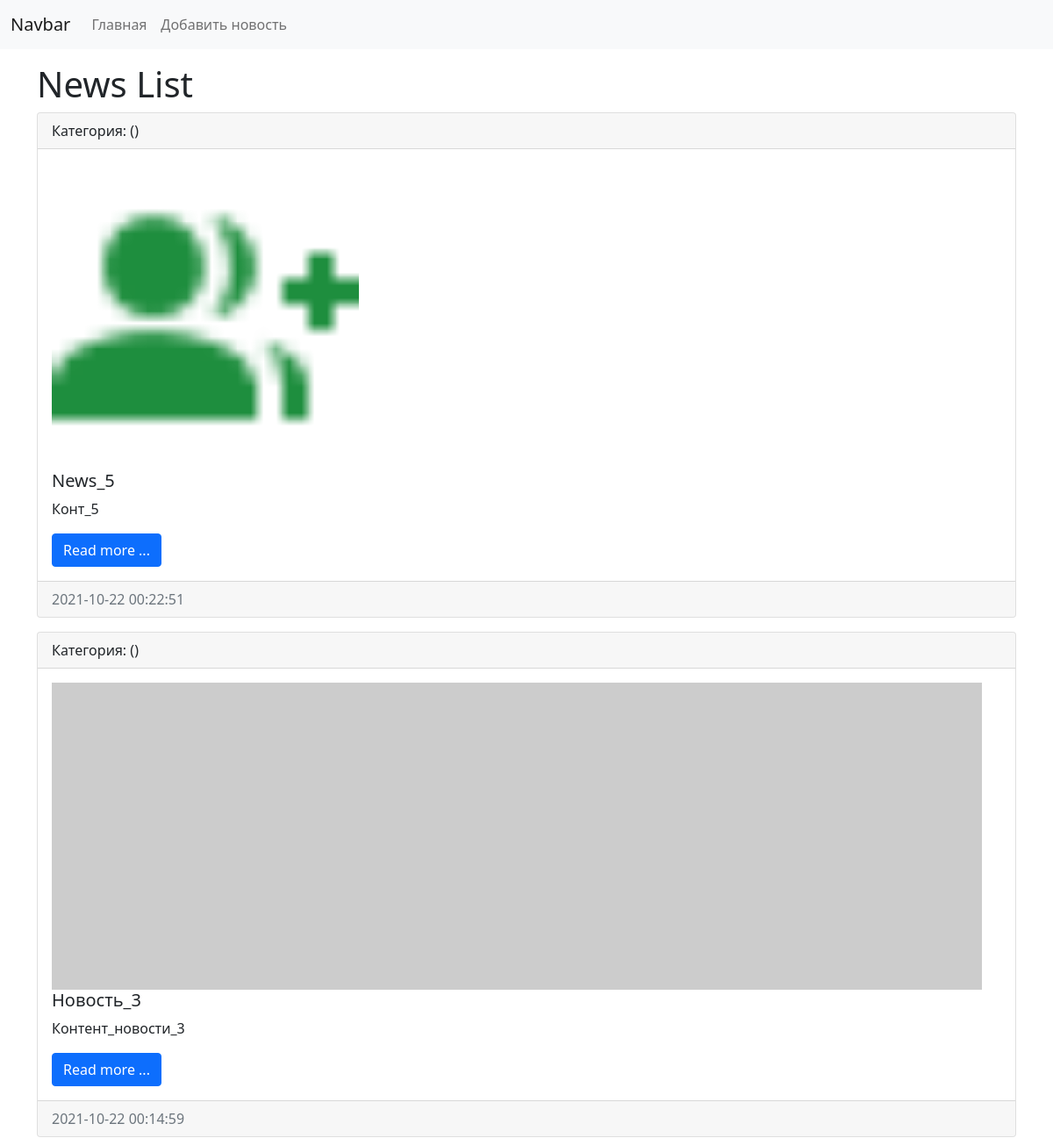
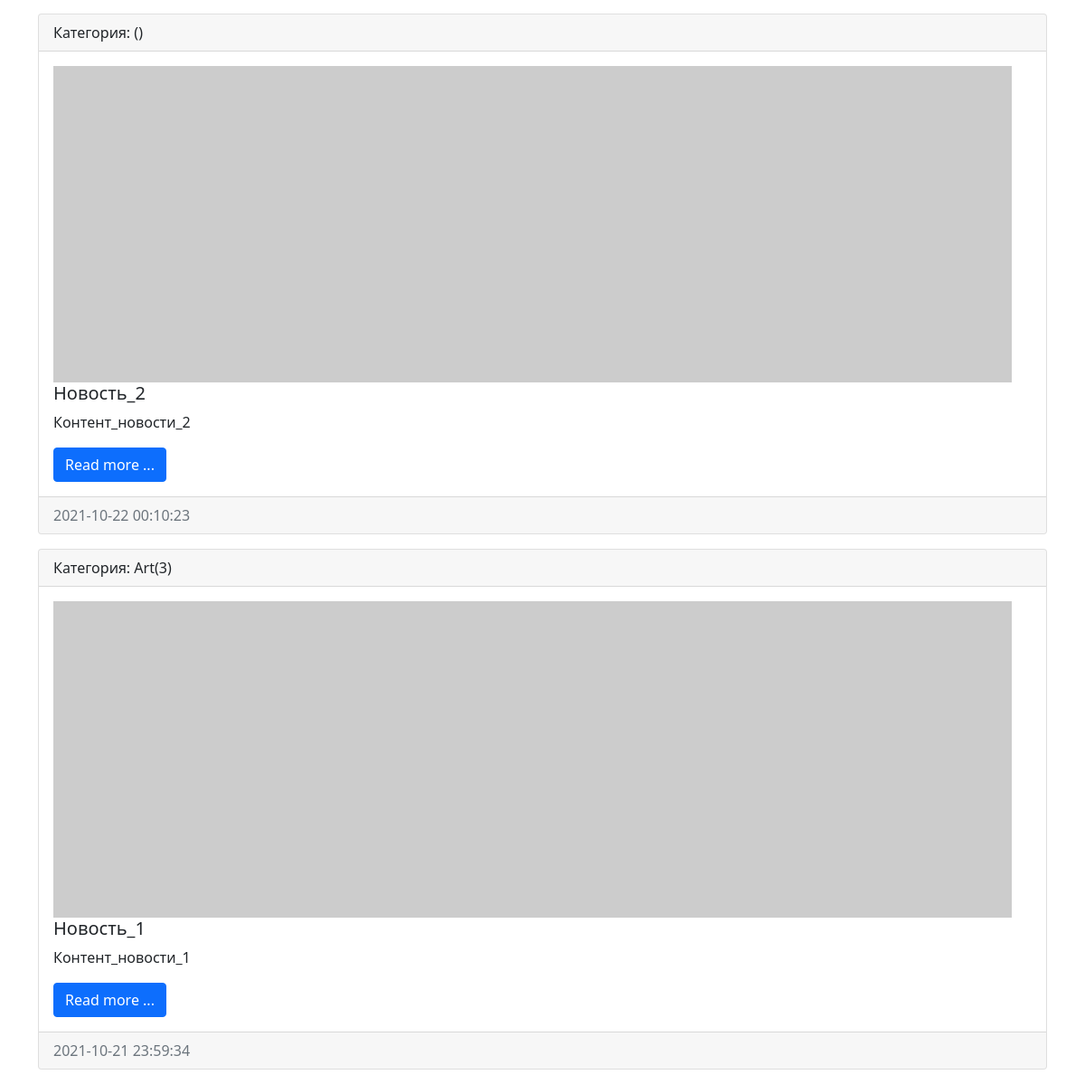
Before: /news/ with the older database file (2 pictures, top to bottom).
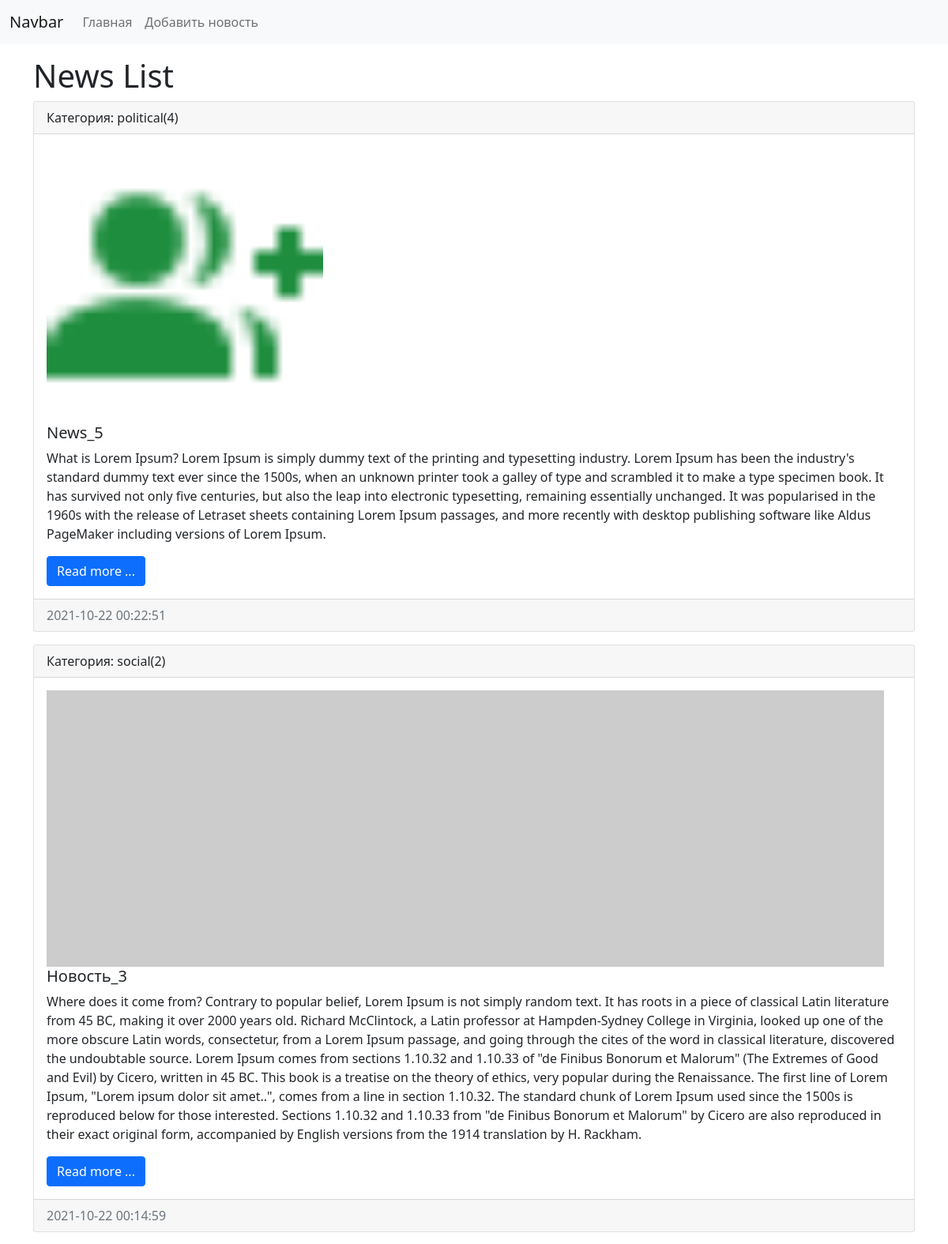
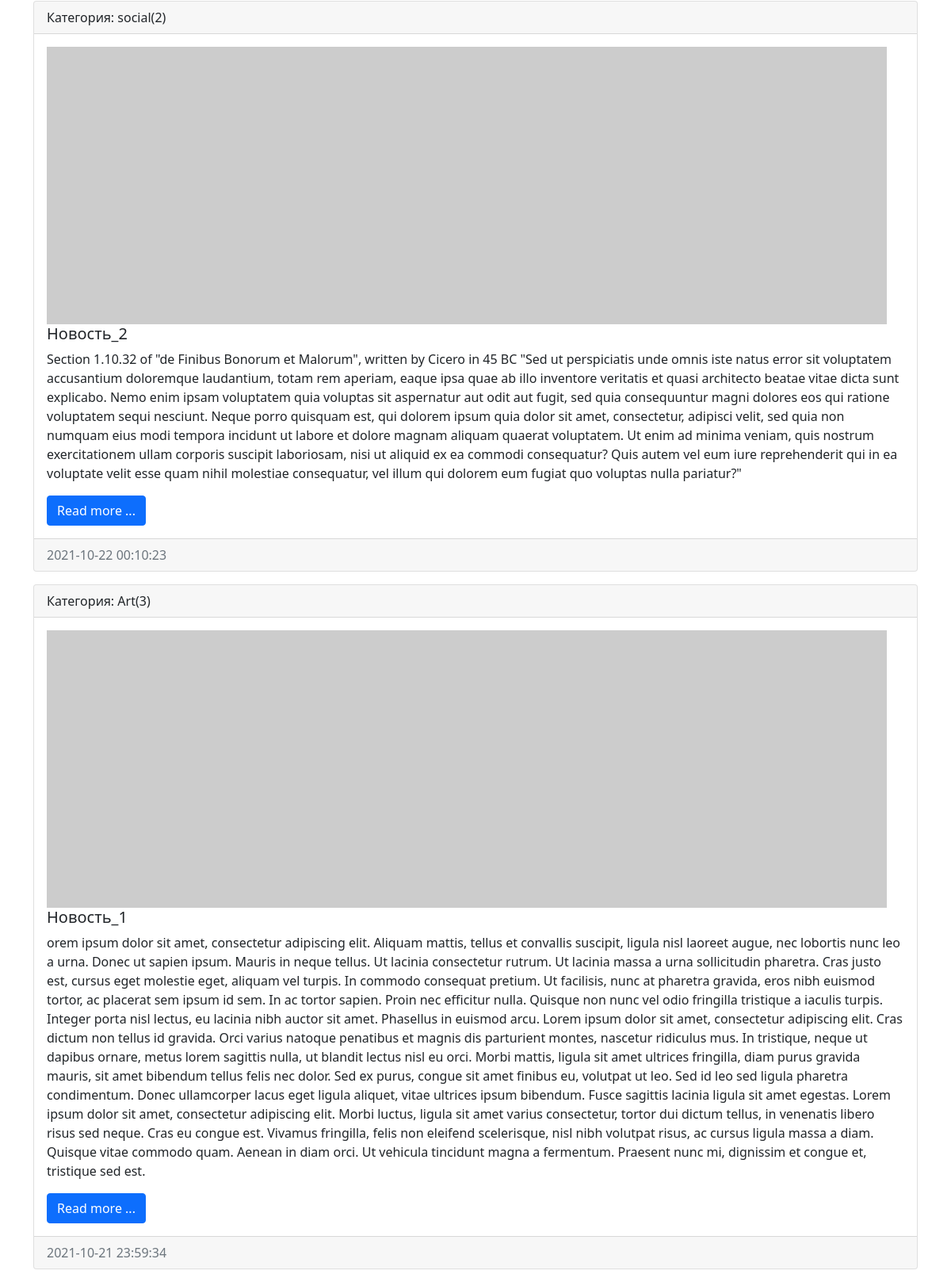
After: the same page with the newer database file (2 pictures, top to bottom).
### news/models.py (models this page shows, shortened)
class News(models.Model):
    title        = models.CharField(max_length=150, verbose_name='Наименование')
    content      = models.TextField(blank=True, verbose_name='Контент')
    created_at   = models.DateTimeField(auto_now_add=True, verbose_name='Дата публикации')
    updated_at   = models.DateTimeField(auto_now=True, verbose_name='Обновлено')
    photo        = models.ImageField(upload_to='photos/%Y/%m/%d', verbose_name='Фото', blank=True)
    is_published = models.BooleanField(default=True, verbose_name='Опубликовано')
    category = models.ForeignKey('Category', on_delete=models.PROTECT, null=True, verbose_name='Категория')
    class Meta:
        verbose_name = 'Новость(model)'
        verbose_name_plural = 'Новости(model)'
        ordering = ['-created_at', '-title']

class Category(models.Model):
    title = models.CharField(max_length=150, db_index=True, verbose_name='Наименование категории')
    class Meta:
        verbose_name = 'Категория'
        verbose_name_plural = 'Категории'
        ordering = ['title']

### news/views.py (the view)
# urls.py: path('', index),  # 127.0.0.1:8000/news
def index(request):
    news = News.objects.all()
    context = {
        'news': news,
        'title': 'News List'
    }
    return render(request, template_name='news/index.html', context=context)

### news/templates/news/index.html (shortened to what this page needs)
<!doctype html>
<html lang="en">
  <head>
    <link href="https://cdn.jsdelivr.net/npm/bootstrap@5.1.3/dist/css/bootstrap.min.css" rel="stylesheet">
  </head>
  <body>
    <nav class="navbar navbar-expand-lg navbar-light bg-light">
      <div class="container-fluid">
        <a class="navbar-brand" href="/">Navbar</a>
        <div class="collapse navbar-collapse" id="navbarSupportedContent">
          <ul class="navbar-nav me-auto mb-2 mb-lg-0">
            <li class="nav-item">
              <a class="nav-link" href="/">Главная</a>
            </li>
            <li class="nav-item">
              <a class="nav-link" href="#">Добавить новость</a>
            </li>
          </ul>
        </div>
      </div>
    </nav>
    <div class="container mt-3">
      <h1>{{ title }}</h1>
      <div class="row">
        <div class="col-md-12">
          {% for item in news %}
          <div class="card mb-3">
            <div class="card-header">
              Категория: {{ item.category.title }}({{ item.category.id }})
            </div>
            <div class="card-body">
              <div class="media">
                {% if item.photo %}
                    <img src="{{ item.photo.url }}" alt="" width="350" class="mr-3">
                {% else %}
                    <img src="https://picsum.photos/id/1060/350/235/?blur=2" alt="" class="mr-3">
                {% endif %}
                <div class="media-body">
                  <h5 class="card-title">{{ item.title }}</h5>
                  <p class="card-text">{{ item.content }}</p>
                  <a href="#" class="btn btn-primary">Read more ...</a>
                </div>
              </div>
            </div>
            <div class="card-footer text-muted">
              {{ item.created_at|date:"Y-m-d H:i:s" }}
            </div>
          </div>
          {% endfor %}
        </div>
      </div>
    </div>
  </body>
</html>

Changed rows visible on the page:
changed News "News_5": category (not shown) → "political"; category.id (not shown) → "4"; content "Конт_5" → "What is Lorem Ipsum? Lorem Ipsum is simply dummy text of the printing and typesetting industry. Lorem Ipsum has been the industry's standard dummy text ever since the 1500s, when an unknown printer took a galley of type and scrambled it to make a type specimen book. It has survived not only five centuries, but also the leap into electronic typesetting, remaining essentially unchanged. It was popularised in the 1960s with the release of Letraset sheets containing Lorem Ipsum passages, and more recently with desktop publishing software like Aldus PageMaker including versions of Lorem Ipsum."
changed News "Новость_3": category (not shown) → "social"; category.id (not shown) → "2"; content "Контент_новости_3" → "Where does it come from? Contrary to popular belief, Lorem Ipsum is not simply random text. It has roots in a piece of classical Latin literature from 45 BC, making it over 2000 years old. Richard McClintock, a Latin professor at Hampden-Sydney College in Virginia, looked up one of the more obscure Latin words, consectetur, from a Lorem Ipsum passage, and going through the cites of the word in classical literature, discovered the undoubtable source. Lorem Ipsum comes from sections 1.10.32 and 1.10.33 of \"de Finibus Bonorum et Malorum\" (The Extremes of Good and Evil) by Cicero, written in 45 BC. This book is a treatise on the theory of ethics, very popular during the Renaissance. The first…"
changed News "Новость_2": category (not shown) → "social"; category.id (not shown) → "2"; content "Контент_новости_2" → "Section 1.10.32 of \"de Finibus Bonorum et Malorum\", written by Cicero in 45 BC \"Sed ut perspiciatis unde omnis iste natus error sit voluptatem accusantium doloremque laudantium, totam rem aperiam, eaque ipsa quae ab illo inventore veritatis et quasi architecto beatae vitae dicta sunt explicabo. Nemo enim ipsam voluptatem quia voluptas sit aspernatur aut odit aut fugit, sed quia consequuntur magni dolores eos qui ratione voluptatem sequi nesciunt. Neque porro quisquam est, qui dolorem ipsum quia dolor sit amet, consectetur, adipisci velit, sed quia non numquam eius modi tempora incidunt ut labore et dolore magnam aliquam quaerat voluptatem. Ut enim ad minima veniam, quis nostrum…"
changed News "Новость_1": content "Контент_новости_1" → "orem ipsum dolor sit amet, consectetur adipiscing elit. Aliquam mattis, tellus et convallis suscipit, ligula nisl laoreet augue, nec lobortis nunc leo a urna. Donec ut sapien ipsum. Mauris in neque tellus. Ut lacinia consectetur rutrum. Ut lacinia massa a urna sollicitudin pharetra. Cras justo est, cursus eget molestie eget, aliquam vel turpis. In commodo consequat pretium. Ut facilisis, nunc at pharetra gravida, eros nibh euismod tortor, ac placerat sem ipsum id sem. In ac tortor sapien. Proin nec efficitur nulla. Quisque non nunc vel odio fringilla tristique a iaculis turpis. Integer porta nisl lectus, eu lacinia nibh auctor sit amet. Phasellus in euismod arcu. Lorem ipsum dolor sit amet,…"
